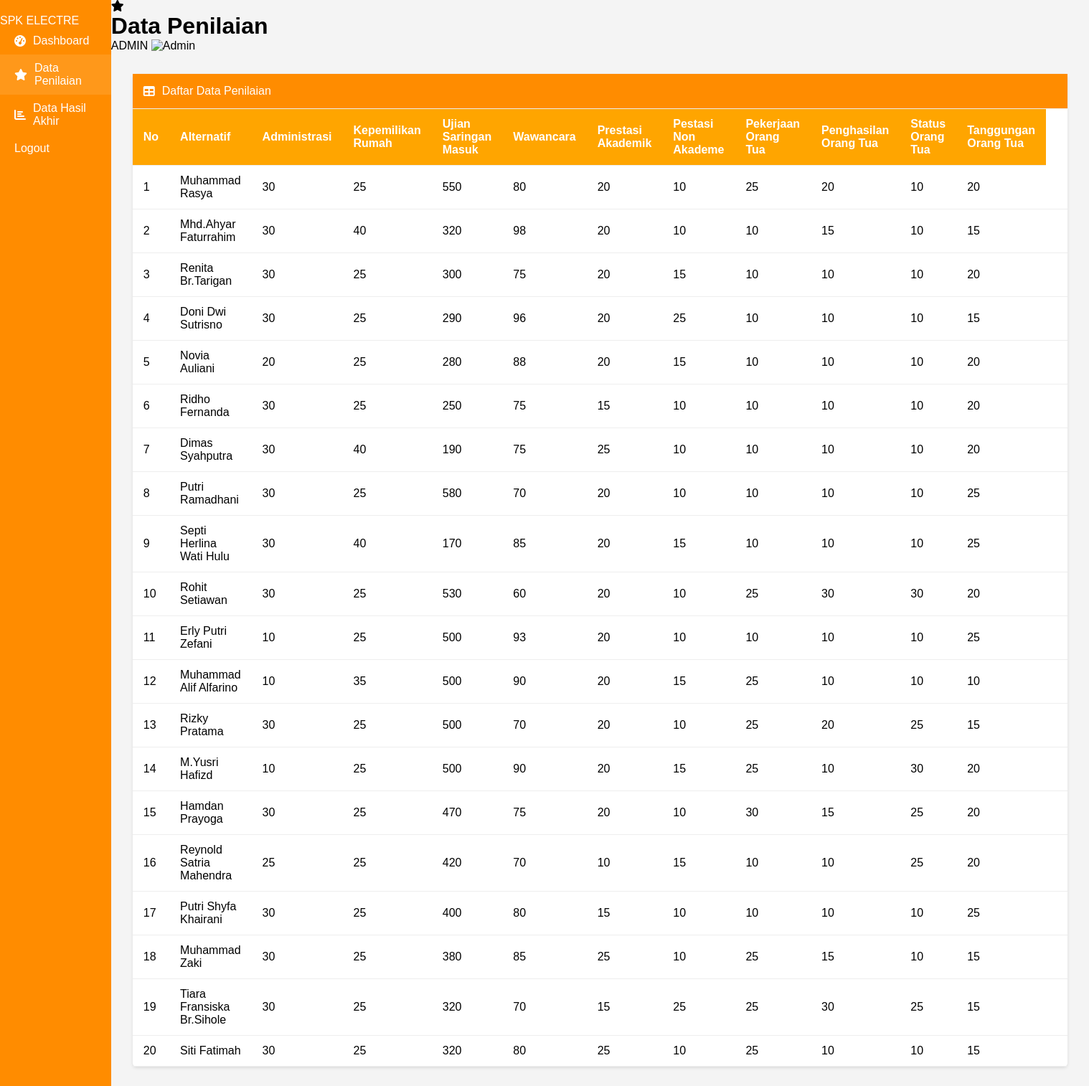
The page /datapenilaianuser.php on the database its author committed.
### tables this page shows
CREATE TABLE IF NOT EXISTS `kriteria` (
  `kode_kriteria` varchar(10) NOT NULL,
  `nama_kriteria` varchar(255) NOT NULL,
  `bobot` int NOT NULL,
  `jenis` varchar(10) DEFAULT 'cost',
  `id` int DEFAULT NULL,
  PRIMARY KEY (`kode_kriteria`)
);

CREATE TABLE IF NOT EXISTS `alternatif` (
  `kode_alternatif` varchar(10) NOT NULL,
  `nama_alternatif` varchar(255) NOT NULL,
  `ID` int DEFAULT NULL,
  PRIMARY KEY (`kode_alternatif`)
);

### datapenilaianuser.php (the view, shortened to what this page needs)
<?php
$conn = new mysqli("localhost", "root", "", "electre");
$sqlAlternatif = "SELECT * FROM alternatif";
$resultAlternatif = $conn->query($sqlAlternatif);
$sqlKriteria = "SELECT nama_kriteria,kode_kriteria FROM kriteria";
$sqlPenilaian = "SELECT p.*, a.nama_alternatif, k.nama_kriteria
                FROM penilaian p
                INNER JOIN alternatif a ON p.kode_alternatif = a.kode_alternatif
                INNER JOIN kriteria k ON p.kode_kriteria = k.kode_kriteria";
$resultPenilaian = $conn->query($sqlPenilaian);
$penilaian =[];
while ($row = $resultPenilaian->fetch_assoc()) {
    $penilaian[$row['nama_alternatif']][$row['nama_kriteria']] = $row['nilai'];
}?>
<!DOCTYPE html>
<html lang="en">
<head>
    <link rel="stylesheet" href="Assets/styles/penilaian.css">
    <link rel="stylesheet" href="https://cdnjs.cloudflare.com/ajax/libs/font-awesome/6.0.0/css/all.min.css">
</head>
<body>
    <div class="container">
        <nav class="sidebar">
            <div class="logo">
                <span>SPK ELECTRE</span>
            </div>
            <ul class="nav-links">
                <li><a href="dasboardadmin.php"><i class="fas fa-tachometer-alt"></i> Dashboard</a></li>
                <li class="active"><a href="#"><i class="fas fa-star"></i> Data Penilaian</a></li>
                <li><a href="datanilaiakhiruser.php"><i class="fas fa-chart-bar"></i> Data Hasil Akhir</a></li>
                <li><a href="logout.php">Logout</a></li>
            </ul>
        </nav>
        <main class="main-content">
            <header class="top-bar">
                <div class="page-title">
                    <i class="fas fa-star"></i>
                    <h1>Data Penilaian</h1>
                </div>
                <div class="admin-profile">
                    <span>ADMIN</span>
                    <img src="admin-avatar.png" alt="Admin">
                </div>
            </header>
            <div class="content">
                <div class="card">
                    <div class="card-header">
                        <i class="fas fa-table"></i>
                        <span>Daftar Data Penilaian</span>
                    </div>
                    <table class="data-table">
                        <thead>
                            <tr>
                                <th>No</th>
                                <th>Alternatif</th>
                                <?php
                                $resultKriteria = $conn->query($sqlKriteria);
                                while ($rowKriteria = $resultKriteria->fetch_assoc()) {
                                    echo "<th>{$rowKriteria['nama_kriteria']}</th>";
                                }
                              ?>
                            </tr>
                        </thead>
                        <tbody>
                            <?php
                            $no = 1;
                            while ($rowAlternatif = $resultAlternatif->fetch_assoc()) {
                                $kodeAlternatif = $rowAlternatif['kode_alternatif'];
                                $namaAlternatif = $rowAlternatif['nama_alternatif'];
                                echo "<tr>";
                                echo "<td>". $no++. "</td>";
                                echo "<td>". $namaAlternatif. "</td>";
                                $resultKriteria->data_seek(0);
                                while ($rowKriteria = $resultKriteria->fetch_assoc()) {
                                    $kodeKriteria = $rowKriteria['kode_kriteria'];
                                    $namaKriteria = $rowKriteria['nama_kriteria'];
                                    $nilai = isset($penilaian[$namaAlternatif][$namaKriteria])? $penilaian[$namaAlternatif][$namaKriteria]: '';
                                    echo "<td>";
                                    if ($nilai!== '') {
                                        echo $nilai;
                                    } else {
                                        echo "<button class='btn-edit' onclick=\"openModal('$kodeAlternatif', '$kodeKriteria')\">Beri Nilai</button>";
                                    }
                                    echo "</td>";
                                }
                                echo "<td>";
                                echo "</td>";
                                echo "</tr>";
                            }
                          ?>
                        </tbody>
                    </table>
                </div>
            </div>
        </main>
    </div>
</body>
</html>

### Assets/styles/penilaian.css (style rules this page uses)
* { margin: 0; padding: 0; box-sizing: border-box; font-family: Arial, sans-serif; }
.container { display: flex; min-height: 100vh; }
.sidebar { width: 250px; background: #FF8C00; color: white; padding: 20px 0; }
.nav-links { list-style: none; }
.nav-links li { padding: 10px 20px; }
.nav-links li.active { background: rgba(255, 255, 255, 0.1); }
.nav-links a { color: white; text-decoration: none; display: flex; align-items: center; gap: 10px; }
.main-content { flex: 1; background: #f4f4f4; }
.content { padding: 30px; }
.card { background: white; border-radius: 5px; box-shadow: 0 2px 4px rgba(0,0,0,0.1); }
.card-header { padding: 15px; border-bottom: 1px solid #eee; display: flex; align-items: center; gap: 10px; background: #FF8C00; color: white; }
.data-table { width: 100%; border-collapse: collapse; }
.data-table th, .data-table td { padding: 12px 15px; text-align: left; border-bottom: 1px solid #eee; }
.data-table thead th { background: #FFA500; color: white; }

### rows shown on the page
kriteria: nama_kriteria "Administrasi"
kriteria: nama_kriteria "Kepemilikan Rumah"
kriteria: nama_kriteria "Ujian Saringan Masuk"
kriteria: nama_kriteria "Wawancara"
kriteria: nama_kriteria "Prestasi Akademik"
kriteria: nama_kriteria "Pestasi Non Akademe"
kriteria: nama_kriteria "Pekerjaan Orang Tua"
kriteria: nama_kriteria "Penghasilan Orang Tua"
kriteria: nama_kriteria "Status Orang Tua"
kriteria: nama_kriteria "Tanggungan Orang Tua"
alternatif: nama_alternatif "Muhammad Rasya", nama_alternatif.nama_kriteria "30", nama_alternatif.nama_kriteria "25", nama_alternatif.nama_kriteria "550", nama_alternatif.nama_kriteria "80", nama_alternatif.nama_kriteria "20", nama_alternatif.nama_kriteria "10"
alternatif: nama_alternatif "Mhd.Ahyar Faturrahim", nama_alternatif.nama_kriteria "30", nama_alternatif.nama_kriteria "40", nama_alternatif.nama_kriteria "320", nama_alternatif.nama_kriteria "98", nama_alternatif.nama_kriteria "20", nama_alternatif.nama_kriteria "10", nama_alternatif.nama_kriteria "15"
alternatif: nama_alternatif "Renita Br.Tarigan", nama_alternatif.nama_kriteria "30", nama_alternatif.nama_kriteria "25", nama_alternatif.nama_kriteria "300", nama_alternatif.nama_kriteria "75", nama_alternatif.nama_kriteria "20", nama_alternatif.nama_kriteria "15", nama_alternatif.nama_kriteria "10"
alternatif: nama_alternatif "Doni Dwi Sutrisno", nama_alternatif.nama_kriteria "30", nama_alternatif.nama_kriteria "25", nama_alternatif.nama_kriteria "290", nama_alternatif.nama_kriteria "96", nama_alternatif.nama_kriteria "20", nama_alternatif.nama_kriteria "10", nama_alternatif.nama_kriteria "15"
alternatif: nama_alternatif "Novia Auliani", nama_alternatif.nama_kriteria "20", nama_alternatif.nama_kriteria "25", nama_alternatif.nama_kriteria "280", nama_alternatif.nama_kriteria "88", nama_alternatif.nama_kriteria "15", nama_alternatif.nama_kriteria "10"
alternatif: nama_alternatif "Ridho Fernanda", nama_alternatif.nama_kriteria "30", nama_alternatif.nama_kriteria "25", nama_alternatif.nama_kriteria "250", nama_alternatif.nama_kriteria "75", nama_alternatif.nama_kriteria "15", nama_alternatif.nama_kriteria "10", nama_alternatif.nama_kriteria "20"
alternatif: nama_alternatif "Dimas Syahputra", nama_alternatif.nama_kriteria "30", nama_alternatif.nama_kriteria "40", nama_alternatif.nama_kriteria "190", nama_alternatif.nama_kriteria "75", nama_alternatif.nama_kriteria "25", nama_alternatif.nama_kriteria "10", nama_alternatif.nama_kriteria "20"
alternatif: nama_alternatif "Putri Ramadhani", nama_alternatif.nama_kriteria "30", nama_alternatif.nama_kriteria "25", nama_alternatif.nama_kriteria "580", nama_alternatif.nama_kriteria "70", nama_alternatif.nama_kriteria "20", nama_alternatif.nama_kriteria "10"
alternatif: nama_alternatif "Septi Herlina Wati Hulu", nama_alternatif.nama_kriteria "30", nama_alternatif.nama_kriteria "40", nama_alternatif.nama_kriteria "170", nama_alternatif.nama_kriteria "85", nama_alternatif.nama_kriteria "20", nama_alternatif.nama_kriteria "15", nama_alternatif.nama_kriteria "10", nama_alternatif.nama_kriteria "25"
alternatif: nama_alternatif "Rohit Setiawan", nama_alternatif.nama_kriteria "30", nama_alternatif.nama_kriteria "25", nama_alternatif.nama_kriteria "530", nama_alternatif.nama_kriteria "60", nama_alternatif.nama_kriteria "20", nama_alternatif.nama_kriteria "10"
alternatif: nama_alternatif "Erly Putri Zefani", nama_alternatif.nama_kriteria "10", nama_alternatif.nama_kriteria "25", nama_alternatif.nama_kriteria "500", nama_alternatif.nama_kriteria "93", nama_alternatif.nama_kriteria "20"
alternatif: nama_alternatif "Muhammad Alif Alfarino", nama_alternatif.nama_kriteria "10", nama_alternatif.nama_kriteria "35", nama_alternatif.nama_kriteria "500", nama_alternatif.nama_kriteria "90", nama_alternatif.nama_kriteria "20", nama_alternatif.nama_kriteria "15", nama_alternatif.nama_kriteria "25"
alternatif: nama_alternatif "Rizky Pratama", nama_alternatif.nama_kriteria "30", nama_alternatif.nama_kriteria "25", nama_alternatif.nama_kriteria "500", nama_alternatif.nama_kriteria "70", nama_alternatif.nama_kriteria "20", nama_alternatif.nama_kriteria "10", nama_alternatif.nama_kriteria "15"
alternatif: nama_alternatif "M.Yusri Hafizd", nama_alternatif.nama_kriteria "10", nama_alternatif.nama_kriteria "25", nama_alternatif.nama_kriteria "500", nama_alternatif.nama_kriteria "90", nama_alternatif.nama_kriteria "20", nama_alternatif.nama_kriteria "15", nama_alternatif.nama_kriteria "30"
alternatif: nama_alternatif "Hamdan Prayoga", nama_alternatif.nama_kriteria "30", nama_alternatif.nama_kriteria "25", nama_alternatif.nama_kriteria "470", nama_alternatif.nama_kriteria "75", nama_alternatif.nama_kriteria "20", nama_alternatif.nama_kriteria "10", nama_alternatif.nama_kriteria "15"
alternatif: nama_alternatif "Reynold Satria Mahendra", nama_alternatif.nama_kriteria "25", nama_alternatif.nama_kriteria "420", nama_alternatif.nama_kriteria "70", nama_alternatif.nama_kriteria "10", nama_alternatif.nama_kriteria "15", nama_alternatif.nama_kriteria "20"
alternatif: nama_alternatif "Putri Shyfa Khairani", nama_alternatif.nama_kriteria "30", nama_alternatif.nama_kriteria "25", nama_alternatif.nama_kriteria "400", nama_alternatif.nama_kriteria "80", nama_alternatif.nama_kriteria "15", nama_alternatif.nama_kriteria "10"
alternatif: nama_alternatif "Muhammad Zaki", nama_alternatif.nama_kriteria "30", nama_alternatif.nama_kriteria "25", nama_alternatif.nama_kriteria "380", nama_alternatif.nama_kriteria "85", nama_alternatif.nama_kriteria "10", nama_alternatif.nama_kriteria "15"
alternatif: nama_alternatif "Tiara Fransiska Br.Sihole", nama_alternatif.nama_kriteria "30", nama_alternatif.nama_kriteria "25", nama_alternatif.nama_kriteria "320", nama_alternatif.nama_kriteria "70", nama_alternatif.nama_kriteria "15"
alternatif: nama_alternatif "Siti Fatimah", nama_alternatif.nama_kriteria "30", nama_alternatif.nama_kriteria "25", nama_alternatif.nama_kriteria "320", nama_alternatif.nama_kriteria "80", nama_alternatif.nama_kriteria "10", nama_alternatif.nama_kriteria "15"
